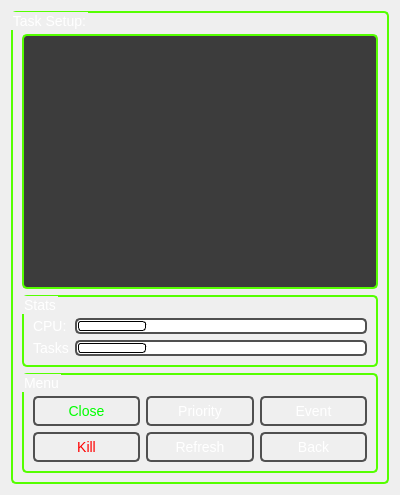
<?xml version="1.0" encoding="UTF-8"?>
<ui version="4.0">
 <class>Tasksettings</class>
 <widget class="QWidget" name="Tasksettings">
  <property name="geometry">
   <rect>
    <x>0</x>
    <y>0</y>
    <width>400</width>
    <height>495</height>
   </rect>
  </property>
  <property name="windowTitle">
   <string>Form</string>
  </property>
  <property name="styleSheet">
   <string notr="true">QWidget {
font-size: 14px;
}

QListWidget {
border: 2px solid gray;
border-radius: 5px;
border-color: rgb(85, 255, 0);
background: rgb(60, 60, 60);
color: white;
	selection-color: rgb(85, 255, 0);
	selection-background-color: rgb(90, 90, 90);
font-size: 22px;
}


QTextEdit {
border: 2px solid gray;
border-radius: 5px;
border-color: rgb(85, 255, 0);
background: rgb(60, 60, 60);
color: white;
	selection-color: rgb(85, 255, 0);
	selection-background-color: rgb(90, 90, 90);
}

QLabel {
background: none;
color: white;
}

QProgressBar {
font-size: 10px;
color: white;
border: 2px solid  rgb(80, 80, 80);
text-align: center;
padding: 1px;
border-radius: 5px;
background: qradialgradient(cx: 0.5, cy: -0.5,
fx: 0.5, fy: -0.5,
radius: 1.35, stop: 0 #ddd, stop: 1 #111);
width: 30px;
height: 10px; 
}

QProgressBar::chunk {

border-radius: 3px;
background: qradialgradient(cx: 0.5, cy: -0.5,
fx: 0.5, fy: -0.5,
radius: 1.35, stop: 0.0 #fff, stop: 0.4999 #8f0,  stop: 0.5 #8f0, stop: 1.0 #050);
border: 1px solid rgb(0, 0, 0);
}

QGroupBox {
border: 2px solid;
border-radius: 5px;
border-color: rgb(85, 255, 0);
background: qradialgradient(cx: 0.5, cy: -0.5,
fx: 0.5, fy: -0.5,
radius: 1.35, stop: 0 #ddd, stop: 1 #111);
padding-top: 12px;
color: white;
selection-color: rgb(30, 30, 30);
}

QPushButton {
color: white;
border: 2px solid rgb(80, 80, 80);
border-radius: 5px;
padding: -2px;
background: qradialgradient(cx: 0.5, cy: -0.5,
fx: 0.5, fy: -0.5,
radius: 1.35, stop: 0 #ddd, stop: 1 #111);
min-width: 80px;
min-height: 30px;
}

QPushButton:hover {
border: 2px solid  rgb(160, 160, 160);
background: qradialgradient(cx: 0.5, cy: -0.5,
fx: 0.5, fy: -0.5,
radius: 1.35, stop: 0 #fff, stop: 1 #111);
}

 QPushButton:pressed {
color:  rgb(85, 255, 0);
border: 2px solid rgb(85, 255, 0);
background: qradialgradient(cx: 0.5, cy: -0.5,
fx: 0.5, fy: -0.5,
radius: 1.35, stop: 0 #fff, stop: 1 #111);
}

QMenu{
border: 2px solid rgb(85, 255, 0);
border-radius: 5px;
min-height:25px;
	selection-color: rgb(85, 255, 0);
	selection-background-color: rgb(90, 90, 90);
}


QScrollBar:horizontal {
border: 2px solid;
border-color: rgb(85,255,0);
border-radius: 5px;
background: rgb(60,60,60);
height: 25px;
margin: 2px 2px 2px 2px;
}
QScrollBar::handle:horizontal {
background: rgb(255,255,255);
min-width: 30px;
}
QScrollBar::add-line:horizontal {
background: none;
width: 20px;
subcontrol-position: right;
subcontrol-origin: margin;
}
QScrollBar::sub-line:horizontal {
background: none;
width: 20px;
subcontrol-position: left;
subcontrol-origin: margin;
}
QScrollBar:left-arrow:horizontal, QScrollBar::right-arrow:horizontal {
width: 3px;
height: 3px;
background: none;
}
QScrollBar::add-page:horizontal, QScrollBar::sub-page:horizontal {
background: none;
}



QScrollBar:vertical {
border: 2px solid;
border-color: rgb(85,255,0);
border-radius: 5px;
background: rgb(60,60,60);
width: 25px;
margin: 2px 2px 2px 2px;
}
QScrollBar::handle:vertical {
background: rgb(255,255,255);
min-height: 30px;
}
QScrollBar::add-line:vertical {
background: none;
height: 20px;
subcontrol-position: bottom;
subcontrol-origin: margin;
}
QScrollBar::sub-line:vertical {
background: none;
height: 20px;
subcontrol-position: top;
subcontrol-origin: margin;
}
QScrollBar:left-arrow:horizontal, QScrollBar::right-arrow:vertical {
width: 3px;
height: 3px;
background: none;
}
QScrollBar::add-page:horizontal, QScrollBar::sub-page:vertical {
background: none;
}</string>
  </property>
  <layout class="QGridLayout" name="gridLayout">
   <item row="0" column="0">
    <widget class="QGroupBox" name="groupBox">
     <property name="title">
      <string>Task Setup:</string>
     </property>
     <layout class="QGridLayout" name="gridLayout_4">
      <item row="0" column="0">
       <widget class="QTextEdit" name="textEditInfo">
        <property name="readOnly">
         <bool>true</bool>
        </property>
        <property name="textInteractionFlags">
         <set>Qt::LinksAccessibleByMouse|Qt::TextSelectableByMouse</set>
        </property>
       </widget>
      </item>
      <item row="1" column="0">
       <widget class="QGroupBox" name="groupBoxStats">
        <property name="title">
         <string>Stats</string>
        </property>
        <layout class="QGridLayout" name="gridLayout_3">
         <item row="0" column="1">
          <widget class="QProgressBar" name="progressBarCputime">
           <property name="value">
            <number>24</number>
           </property>
          </widget>
         </item>
         <item row="0" column="0">
          <widget class="QLabel" name="labelCputime">
           <property name="text">
            <string>CPU:</string>
           </property>
          </widget>
         </item>
         <item row="1" column="1">
          <widget class="QProgressBar" name="progressBarTasktime">
           <property name="value">
            <number>24</number>
           </property>
          </widget>
         </item>
         <item row="1" column="0">
          <widget class="QLabel" name="labelTasktime">
           <property name="text">
            <string>Tasks</string>
           </property>
          </widget>
         </item>
        </layout>
       </widget>
      </item>
      <item row="2" column="0">
       <widget class="QGroupBox" name="groupBoxMenu">
        <property name="title">
         <string>Menu</string>
        </property>
        <layout class="QGridLayout" name="gridLayout_2">
         <item row="1" column="2">
          <widget class="QPushButton" name="pushButtonBack">
           <property name="text">
            <string>Back</string>
           </property>
          </widget>
         </item>
         <item row="1" column="0">
          <widget class="QPushButton" name="pushButtonKill">
           <property name="styleSheet">
            <string notr="true">color: rgb(255, 0, 0);</string>
           </property>
           <property name="text">
            <string>Kill</string>
           </property>
          </widget>
         </item>
         <item row="0" column="0">
          <widget class="QPushButton" name="pushButtonClose">
           <property name="styleSheet">
            <string notr="true">color: rgb(0, 255, 0);</string>
           </property>
           <property name="text">
            <string>Close</string>
           </property>
          </widget>
         </item>
         <item row="0" column="2">
          <widget class="QPushButton" name="pushButtonEvent">
           <property name="text">
            <string>Event</string>
           </property>
          </widget>
         </item>
         <item row="0" column="1">
          <widget class="QPushButton" name="pushButtonPriority">
           <property name="text">
            <string>Priority</string>
           </property>
          </widget>
         </item>
         <item row="1" column="1">
          <widget class="QPushButton" name="pushButtonRefresh">
           <property name="text">
            <string>Refresh</string>
           </property>
          </widget>
         </item>
        </layout>
       </widget>
      </item>
     </layout>
    </widget>
   </item>
  </layout>
 </widget>
 <resources/>
 <connections/>
</ui>
